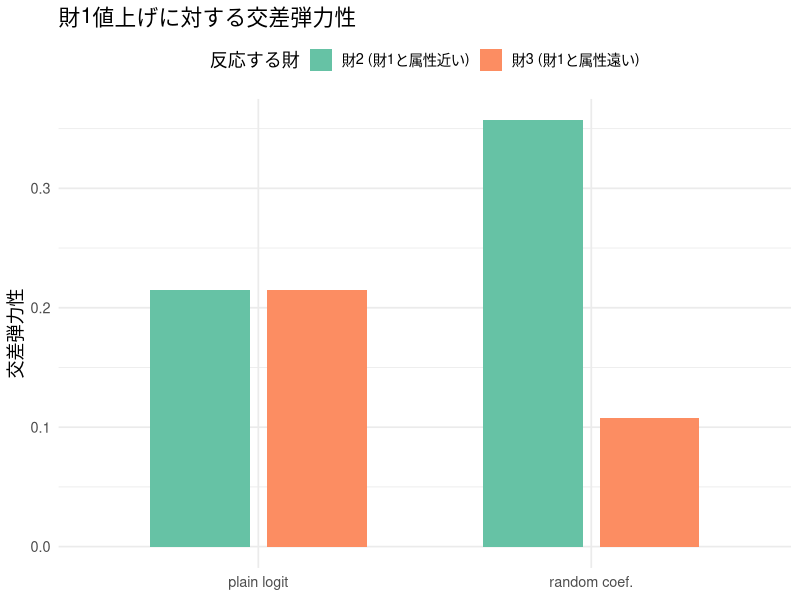
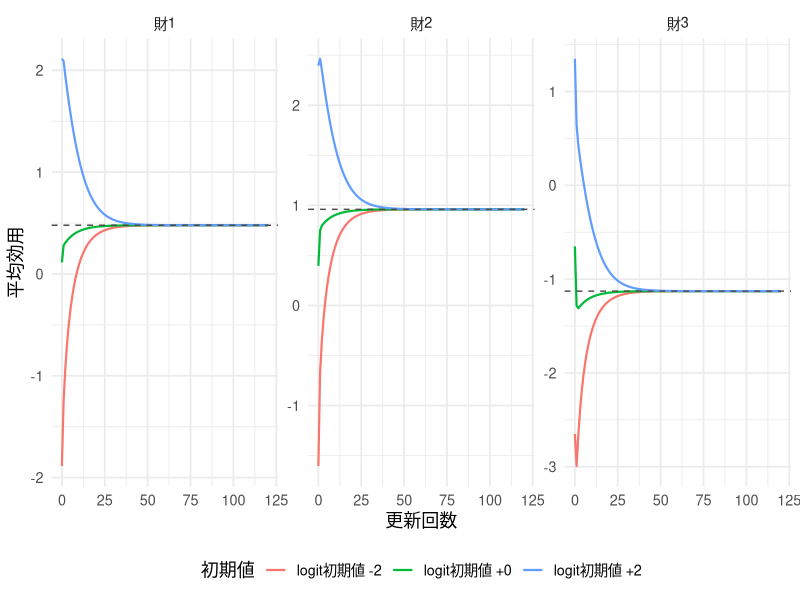
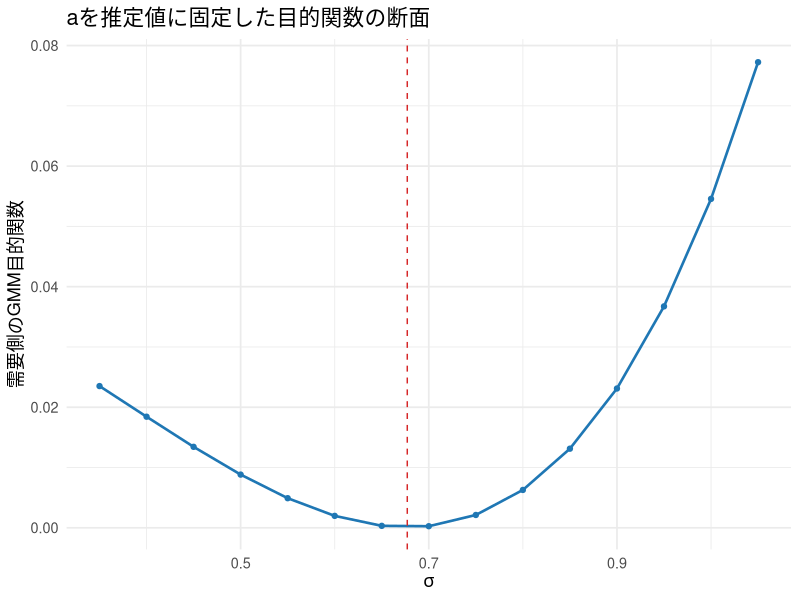
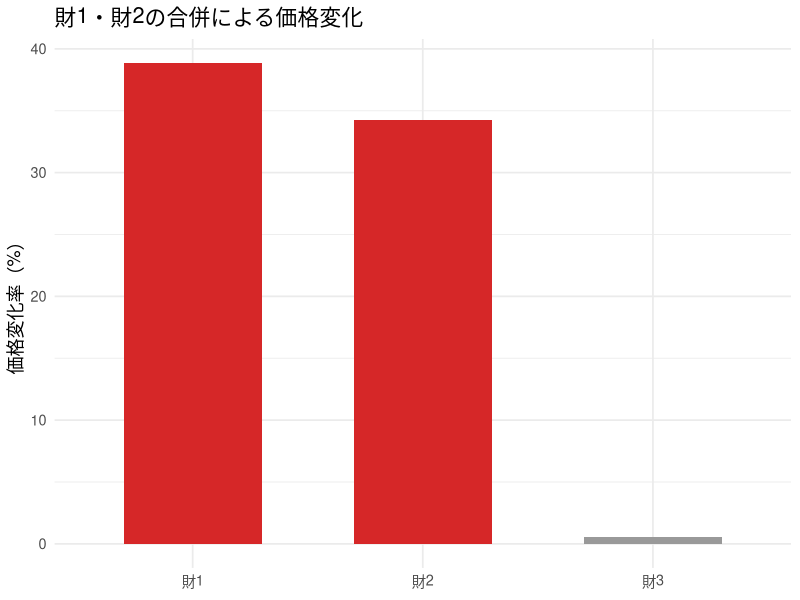

The R source for these figures, in order:
## ---- chunk 1
#| include: false
library(ggplot2)
library(dplyr)
library(tidyr)
library(scales)
library(knitr)

set.seed(20264)

theme_lecture <- function() {
  fam <- if (Sys.info()[["sysname"]] == "Darwin") "Hiragino Sans" else ""
  theme_minimal(base_size = 13, base_family = fam)
}
theme_set(theme_lecture())
knitr::opts_chunk$set(fig.align = "center", dpi = 144)
options(scipen = 8)
## ---- chunk 2
# --- モンテカルロ積分でシェアを計算する関数 ---
# nu_x: 個人の属性選好ショック (ns), nu_p: 価格選好ショック (ns)
# 属性 x への好み beta_i = beta_x + sigma_x * nu_x
# 価格係数 alpha_i = exp(abar + sigma_p * nu_p)  （対数正規で正値保証）
sim_shares <- function(x, p, beta0, beta_x, sigma_x, abar, sigma_p, nu_x, nu_p) {
  ns <- length(nu_x)
  J  <- length(x)
  beta_i  <- beta_x + sigma_x * nu_x          # (ns) 属性選好
  alpha_i <- exp(abar + sigma_p * nu_p)       # (ns) 価格係数（正）
  # 効用 v[i,j] = beta0 + beta_i * x_j - alpha_i * p_j
  V <- outer(beta_i, x) - outer(alpha_i, p)   # (ns x J)
  V <- sweep(V, 2, rep(beta0, J), "+")        # 定数項を各財に足す
  eV <- exp(V)
  denom <- 1 + rowSums(eV)                     # outside の効用は 0 -> exp(0)=1
  s_ij <- eV / denom                           # (ns x J) 個人選択確率
  colMeans(s_ij)                               # 集計シェア (J)
}

# 属性: 財1と財2は近い(1.0, 0.9)、財3は離れている(-0.8)
x_char <- c(1.0, 0.9, -0.8)
beta0  <- -1.0
beta_x <- 1.2
alpha_mean_target <- exp(0.2)  # 比較を通じてE[alpha_i]を約1.22に固定
abar_for_sigma <- function(sigma_p) log(alpha_mean_target) - sigma_p^2 / 2
p_base <- c(2.0, 2.1, 1.8)

ns <- 200
nu_x <- rnorm(ns)
nu_p <- rnorm(ns)

# sigma_x = 0 (plain logit) と sigma_x = 1.2 (異質性あり) を比較
s_homog <- sim_shares(x_char, p_base, beta0, beta_x, 0.0, abar_for_sigma(0.0), 0.0, nu_x, nu_p)
s_heter <- sim_shares(x_char, p_base, beta0, beta_x, 1.2, abar_for_sigma(0.6), 0.6, nu_x, nu_p)

data.frame(
  product = c("財1", "財2", "財3"),
  x       = x_char,
  share_homog = round(s_homog, 4),
  share_heter = round(s_heter, 4)
) |> kable(caption = "同質(sigma=0) vs 異質(sigma>0) の集計シェア")
## ---- chunk 3
cross_elast <- function(sigma_x, sigma_p) {
  eps <- 1e-5
  abar_use <- abar_for_sigma(sigma_p)  # 平均価格感応度を固定して分散だけ変える
  s0 <- sim_shares(x_char, p_base, beta0, beta_x, sigma_x, abar_use, sigma_p, nu_x, nu_p)
  E  <- matrix(0, 3, 3)
  for (k in 1:3) {
    p_up <- p_base; p_up[k] <- p_up[k] + eps
    s1 <- sim_shares(x_char, p_up, beta0, beta_x, sigma_x, abar_use, sigma_p, nu_x, nu_p)
    # eta[j,k] = (ds_j/dp_k) * p_k / s_j
    E[, k] <- (s1 - s0) / eps * p_base[k] / s0
  }
  dimnames(E) <- list(paste0("財", 1:3), paste0("値上げ:財", 1:3))
  round(E, 3)
}

E_homog <- cross_elast(0.0, 0.0)
E_heter <- cross_elast(1.2, 0.6)
## ---- chunk 4
kable(E_homog, caption = "plain logit の弾力性行列（列=どの財を値上げしたか）")
## ---- chunk 5
kable(E_heter, caption = "random coefficient logit の弾力性行列")
## ---- chunk 6
#| fig-cap: "財1を値上げしたときの他財の反応。plain logit では財2・財3が同率、RC では属性の近い財2が強く反応する。"
df_plot <- data.frame(
  responder = rep(c("財2 (財1と属性近い)", "財3 (財1と属性遠い)"), 2),
  model     = rep(c("plain logit", "random coef."), each = 2),
  elasticity = c(E_homog[2, 1], E_homog[3, 1], E_heter[2, 1], E_heter[3, 1])
)
ggplot(df_plot, aes(model, elasticity, fill = responder)) +
  geom_col(position = position_dodge(width = 0.7), width = 0.6) +
  scale_fill_brewer(palette = "Set2") +
  labs(title = "財1値上げに対する交差弾力性",
       x = NULL, y = "交差弾力性", fill = "反応する財") +
  theme(legend.position = "top")
## ---- chunk 7
# 個人の価格係数は正。nu はどの計算でも同じ積分点を使う。
rc_probs <- function(p, quality, a, sigma, nu) {
  alpha <- exp(a + sigma * nu)
  v <- sweep(-outer(alpha, p), 2, quality, "+")
  vmax <- pmax(0, apply(v, 1, max))
  ev <- exp(v - vmax)
  ev / (exp(-vmax) + rowSums(ev))
}
rc_market <- function(p, quality, a, sigma, nu) {
  prob <- rc_probs(p, quality, a, sigma, nu)
  alpha <- exp(a + sigma * nu)
  jac <- crossprod(prob, prob * alpha) / length(nu)
  diag(jac) <- diag(jac) - colMeans(prob * alpha)
  list(s = colMeans(prob), jac = jac)
}
owner_matrix <- function(groups) outer(groups, groups, "==") * 1
markup_at <- function(p, groups, quality, a, sigma, nu) {
  demand <- rc_market(p, quality, a, sigma, nu)
  Delta <- -owner_matrix(groups) * t(demand$jac)
  as.vector(solve(Delta, demand$s))
}
solve_prices <- function(mc, groups, quality, a, sigma, nu,
                         p_init = mc + 1, tol = 1e-10, maxit = 2000) {
  p <- p_init
  for (it in seq_len(maxit)) {
    target <- mc + markup_at(p, groups, quality, a, sigma, nu)
    err <- max(abs(target - p))
    if (err < tol) return(list(p = p, iterations = it, error = err))
    p <- 0.5 * p + 0.5 * target
  }
  stop("価格の反復が収束しなかった")
}
# 複数市場の確率をまとめて計算。各積分点について市場を並べ、列は商品。
rc_all <- function(delta, price, a, sigma, nu, slopes = TRUE) {
  nt <- nrow(price); nj <- ncol(price); nr <- length(nu)
  mean_alpha <- exp(a + sigma^2 / 2)
  deviation <- exp(a + sigma * nu) - mean_alpha
  v <- matrix(0, nt * nr, nj)
  for (j in seq_len(nj)) {
    v[, j] <- rep(delta[, j], nr) -
      rep(price[, j], nr) * rep(deviation, each = nt)
  }
  vmax <- pmax(0, v[, 1])
  for (j in 2:nj) vmax <- pmax(vmax, v[, j])
  ev <- exp(v - vmax)
  prob <- ev / (exp(-vmax) + rowSums(ev))
  share <- matrix(0, nt, nj)
  own_slope <- matrix(0, nt, nj)
  alpha <- rep(exp(a + sigma * nu), each = nt)
  for (j in seq_len(nj)) {
    share[, j] <- rowMeans(matrix(prob[, j], nt, nr))
    if (slopes) own_slope[, j] <- -rowMeans(matrix(
      alpha * prob[, j] * (1 - prob[, j]), nt, nr))
  }
  list(share = share, own_slope = own_slope)
}
invert_shares <- function(S_obs, price, a, sigma, nu,
                          tol = 1e-9, maxit = 2000) {
  delta <- log(S_obs) - log(1 - rowSums(S_obs))
  for (it in seq_len(maxit)) {
    predicted <- rc_all(delta, price, a, sigma, nu, slopes = FALSE)$share
    correction <- log(S_obs) - log(predicted)
    delta <- delta + correction
    if (max(abs(correction)) < tol) {
      return(list(delta = delta, iterations = it,
                  error = max(abs(correction))))
    }
  }
  stop("シェアの反転が収束しなかった")
}
vec <- function(m) as.vector(t(m))
# その市場の需要を固定したときの1人あたり消費者余剰。
cs_value <- function(p, quality, a, sigma, nu) {
  alpha <- exp(a + sigma * nu)
  v <- sweep(-outer(alpha, p), 2, quality, "+")
  vmax <- pmax(0, apply(v, 1, max))
  inclusive <- vmax + log(exp(-vmax) + rowSums(exp(v - vmax)))
  mean(inclusive / alpha)
}
market_outcomes <- function(p, mc, quality, a, sigma, nu, market_size = 10000) {
  s <- rc_market(p, quality, a, sigma, nu)$s
  c(quantity = market_size * sum(s),
    profit = market_size * sum((p - mc) * s),
    consumer_surplus = market_size * cs_value(p, quality, a, sigma, nu))
}
## ---- chunk 8
set.seed(202604)
J <- 3
Tn <- 120
ns <- 120
# 等間隔の確率に対応する標準正規分布の分位点。毎回引き直さない。
nu <- qnorm((seq_len(ns) - 0.5) / ns)
theta_true <- c(beta0 = 3.5, beta_x = 1.2, a = 0.2, sigma = 0.7,
                gamma0 = -0.1, gamma_x = 0.15, gamma_w = 0.6)
x <- matrix(runif(Tn * J, -1, 1), Tn, J)
w <- matrix(runif(Tn * J, -1.2, 1.2), Tn, J)
xi_true <- matrix(rnorm(Tn * J, 0, 0.18), Tn, J)
omega_true <- matrix(rnorm(Tn * J, 0, 0.08), Tn, J)
quality_true <- theta_true["beta0"] + theta_true["beta_x"] * x + xi_true
mc_true <- exp(theta_true["gamma0"] + theta_true["gamma_x"] * x +
                 theta_true["gamma_w"] * w + omega_true)
groups_pre <- seq_len(J)
price <- S_obs <- matrix(0, Tn, J)
for (tt in seq_len(Tn)) {
  eq <- solve_prices(mc_true[tt, ], groups_pre, quality_true[tt, ],
                     theta_true["a"], theta_true["sigma"], nu)
  price[tt, ] <- eq$p
  S_obs[tt, ] <- rc_market(eq$p, quality_true[tt, ],
                          theta_true["a"], theta_true["sigma"], nu)$s
}
## ---- chunk 9
data_summary <- data.frame(
  variable = c("価格", "商品シェア", "外部選択肢シェア"),
  minimum = c(min(price), min(S_obs), min(1 - rowSums(S_obs))),
  maximum = c(max(price), max(S_obs), max(1 - rowSums(S_obs))))
knitr::kable(data_summary, digits = 3,
             col.names = c("変数", "最小値", "最大値"))
## ---- chunk 10
truth_inversion <- invert_shares(S_obs, price,
  theta_true["a"], theta_true["sigma"], nu)
delta_true <- quality_true - exp(theta_true["a"] + theta_true["sigma"]^2 / 2) * price
inversion_check <- data.frame(
  check = c("平均効用の回収誤差", "シェアの再現誤差"),
  error = c(max(abs(truth_inversion$delta - delta_true)),
    max(abs(rc_all(truth_inversion$delta, price,
      theta_true["a"], theta_true["sigma"], nu)$share - S_obs))))
knitr::kable(inversion_check, digits = 10,
             col.names = c("確認項目", "最大絶対誤差"))
stopifnot(all(inversion_check$error < 1e-6))
## ---- chunk 11
#| fig-cap: "三通りの初期値から平均効用を同時更新する。各商品の値は同じ固定点（破線）へ近づく。"
trace_market <- 1
trace_price <- price[trace_market, , drop = FALSE]
trace_share <- S_obs[trace_market, , drop = FALSE]
trace_base <- log(trace_share) - log(1 - sum(trace_share))
trace_steps <- 120
trace_offsets <- c(-2, 0, 2)
trace_paths <- lapply(seq_along(trace_offsets), function(h) {
  d <- trace_base + trace_offsets[h]
  path <- matrix(NA_real_, trace_steps + 1, J)
  path[1, ] <- d
  for (n in seq_len(trace_steps)) {
    predicted <- rc_all(d, trace_price, theta_true["a"],
      theta_true["sigma"], nu, slopes = FALSE)$share
    d <- d + log(trace_share) - log(predicted)
    path[n + 1, ] <- d
  }
  data.frame(iteration = rep(0:trace_steps, J),
    product = rep(paste0("財", seq_len(J)), each = trace_steps + 1),
    delta = as.vector(path),
    initial = paste0("logit初期値 ", sprintf("%+g", trace_offsets[h])))
})
trace_df <- do.call(rbind, trace_paths)
trace_target <- data.frame(product = paste0("財", seq_len(J)),
  target = as.vector(delta_true[trace_market, ]))
ggplot(trace_df, aes(iteration, delta, color = initial)) +
  geom_line(linewidth = 0.75) +
  geom_hline(data = trace_target, aes(yintercept = target),
    inherit.aes = FALSE, linetype = "dashed", color = "grey30") +
  facet_wrap(~product, nrow = 1, scales = "free_y") +
  labs(x = "更新回数", y = "平均効用", color = "初期値") +
  theme(legend.position = "bottom")
## ---- chunk 12
X_d <- cbind(constant = 1, x = vec(x))
N <- nrow(X_d)
# 固定した価格係数の分布の下で、平均係数と残差をOLSで求める。
linear_ols <- function(y, X) {
  fit <- lm.fit(x = X, y = y)
  list(coef = as.vector(fit$coefficients),
       residual = as.vector(fit$residuals))
}
## ---- chunk 13
# 自財の費用変数と競合財の属性・費用変数を需要側のIVに使う。
rival_x <- rowSums(x) - x
rival_w <- rowSums(w) - w
Z_d <- cbind(X_d, w = vec(w), w2 = vec(w)^2,
              rival_x = vec(rival_x), rival_w = vec(rival_w))
W_d <- solve(crossprod(Z_d) / N)
scale_d <- 1
## ---- chunk 14
gmm_fit <- function(par) {
  a <- par[1]; sigma <- par[2]
  inverted <- invert_shares(S_obs, price, a, sigma, nu)
  delta <- inverted$delta
  mean_alpha <- exp(a + sigma^2 / 2)
  # step 2: delta + E[alpha]*p を定数と属性にOLSで回帰する。
  demand <- linear_ols(vec(delta + mean_alpha * price), X_d)
  # step 3: OLS残差とIVのモーメントで、この候補を評価する。
  g <- crossprod(Z_d, demand$residual) / N
  Qd <- as.numeric(t(g) %*% W_d %*% g)
  fit <- list(par = setNames(par, c("a", "sigma")), beta = demand$coef,
              delta = delta, xi = demand$residual, Qd = Qd,
              Q = Qd / scale_d, inversion_error = inverted$error)
  fit
}
# 開始点を複数試し、目的関数が最も小さい結果を使う。
estimate_model <- function() {
  starts <- list(c(0.1, 0.4), c(0.4, 0.9))
  runs <- lapply(starts, function(initial) {
    optim(initial, function(par) gmm_fit(par)$Q,
          method = "L-BFGS-B", lower = c(-0.4, 0.05), upper = c(1, 1.3),
          control = list(factr = 1e7, pgtol = 1e-7))
  })
  best <- runs[[which.min(sapply(runs, function(z) z$value))]]
  result <- gmm_fit(best$par)
  result$convergence <- best$convergence
  result
}
fit_d <- estimate_model()
## ---- chunk 15
point_estimates <- data.frame(
  parameter = c("beta0", "beta_x", "a", "sigma", "mean_alpha"),
  truth = c(theta_true[c("beta0", "beta_x", "a", "sigma")],
    exp(theta_true["a"] + theta_true["sigma"]^2 / 2)),
  estimated = c(fit_d$beta, fit_d$par, exp(fit_d$par[1] + fit_d$par[2]^2 / 2)))
knitr::kable(point_estimates, digits = 3,
             col.names = c("パラメータ", "真値", "推定値"))
stopifnot(fit_d$convergence == 0)
## ---- chunk 16
#| fig-cap: "破線は推定したσ。各点でシェア反転とOLSを行い、残差とIVのモーメントを評価している。"
sigma_grid <- seq(0.35, 1.05, length.out = 15)
objective_slice <- data.frame(sigma = sigma_grid,
  Q = sapply(sigma_grid, function(s) gmm_fit(c(fit_d$par[1], s))$Q))
ggplot(objective_slice, aes(sigma, Q)) +
  geom_line(color = "#1f77b4", linewidth = 0.9) +
  geom_point(color = "#1f77b4") +
  geom_vline(xintercept = fit_d$par[2], color = "#d62728", linetype = "dashed") +
  labs(x = expression(sigma), y = "需要側のGMM目的関数",
       title = "aを推定値に固定した目的関数の断面")
## ---- chunk 17
cluster_se <- function(fit) {
  qd <- ncol(Z_d)
  G <- matrix(0, qd, 4)
  G[, 1:2] <- -crossprod(Z_d, X_d) / N
  h <- 1e-4
  for (k in 1:2) {
    upper <- lower <- fit$par
    upper[k] <- upper[k] + h; lower[k] <- lower[k] - h
    fit_upper <- gmm_fit(upper); fit_lower <- gmm_fit(lower)
    y_upper <- fit_upper$delta + exp(upper[1] + upper[2]^2 / 2) * price
    y_lower <- fit_lower$delta + exp(lower[1] + lower[2]^2 / 2) * price
    G[, k + 2] <- crossprod(Z_d, vec(y_upper - y_lower)) / (2 * h * N)
  }
  moments <- Z_d * fit$xi
  clustered <- rowsum(moments, rep(seq_len(Tn), each = J))
  clustered <- sweep(clustered, 2, colMeans(clustered), "-")
  Vg <- crossprod(clustered) / N^2 * Tn / (Tn - 1)
  bread <- solve(t(G) %*% W_d %*% G)
  V <- bread %*% t(G) %*% W_d %*% Vg %*% W_d %*% G %*% bread
  list(se = sqrt(diag(V)), vcov = V)
}
inference_d <- cluster_se(fit_d)
mean_alpha_d <- exp(fit_d$par[1] + fit_d$par[2]^2 / 2)
gradient_mean <- c(0, 0, mean_alpha_d, mean_alpha_d * fit_d$par[2])
se_mean_alpha <- sqrt(as.numeric(t(gradient_mean) %*% inference_d$vcov %*% gradient_mean))
demand_parameters <- data.frame(
  parameter = c("beta0", "beta_x", "a", "sigma", "mean_alpha"),
  truth = c(theta_true[c("beta0", "beta_x", "a", "sigma")],
              exp(theta_true["a"] + theta_true["sigma"]^2 / 2)),
  estimated = c(fit_d$beta, fit_d$par, mean_alpha_d),
  std_error = c(inference_d$se, se_mean_alpha))
knitr::kable(demand_parameters, digits = 3,
             col.names = c("パラメータ", "真値", "推定値", "標準誤差"),
             caption = "需要パラメータと市場クラスタ標準誤差")
## ---- chunk 18
# 第一市場の観測価格と、推定で反転した効用を使う。
p_pre <- price[1, ]
a_d <- fit_d$par[1]; sigma_d <- fit_d$par[2]
quality_d <- fit_d$delta[1, ] + exp(a_d + sigma_d^2 / 2) * p_pre
mc_d <- p_pre - markup_at(p_pre, groups_pre, quality_d, a_d, sigma_d, nu)
groups_post <- c(1, 1, 3)
eq_merger <- solve_prices(mc_d, groups_post, quality_d, a_d, sigma_d, nu, p_pre)
p_merger <- eq_merger$p
s_pre <- rc_market(p_pre, quality_d, a_d, sigma_d, nu)$s
s_merger <- rc_market(p_merger, quality_d, a_d, sigma_d, nu)$s
merger_tbl <- data.frame(product = paste0("財", seq_len(J)),
  cost = mc_d, price_pre = p_pre, price_post = p_merger,
  price_change_pct = 100 * (p_merger / p_pre - 1),
  quantity_pre = 10000 * s_pre, quantity_post = 10000 * s_merger,
  profit_pre = 10000 * (p_pre - mc_d) * s_pre,
  profit_post = 10000 * (p_merger - mc_d) * s_merger)
outcomes_merger <- data.frame(
  outcome = c("販売数量の合計", "企業利潤の合計", "消費者余剰"),
  before = market_outcomes(p_pre, mc_d, quality_d, a_d, sigma_d, nu),
  after = market_outcomes(p_merger, mc_d, quality_d, a_d, sigma_d, nu))
outcomes_merger$change <- outcomes_merger$after - outcomes_merger$before
jac_pre <- rc_market(p_pre, quality_d, a_d, sigma_d, nu)$jac
diversion12 <- -jac_pre[2, 1] / jac_pre[1, 1]
upp1 <- diversion12 * (p_pre[2] - mc_d[2])
## ---- chunk 19
cost_check <- data.frame(product = merger_tbl$product,
  truth = mc_true[1, ], recovered = mc_d)
knitr::kable(cost_check, digits = 3,
             col.names = c("商品", "限界費用の真値", "需要推定から逆算"))
knitr::kable(merger_tbl[, c("product", "price_pre", "price_post", "price_change_pct")],
  digits = 3, col.names = c("商品", "合併前価格", "合併後価格", "変化率（%）"))
stopifnot(all(mc_d > 0), eq_merger$error < 1e-6)
## ---- chunk 20
#| fig-cap: "赤が合併当事者。限界費用は固定している。"
ggplot(merger_tbl, aes(product, price_change_pct,
                        fill = product %in% c("財1", "財2"))) +
  geom_col(width = 0.6, show.legend = FALSE) +
  scale_fill_manual(values = c("FALSE" = "grey60", "TRUE" = "#d62728")) +
  labs(title = "財1・財2の合併による価格変化", x = NULL, y = "価格変化率（%）")
## ---- chunk 21
knitr::kable(merger_tbl[, c("product", "quantity_pre", "quantity_post", "profit_pre", "profit_post")],
  digits = 1, col.names = c("商品", "合併前数量", "合併後数量", "合併前利潤", "合併後利潤"))
knitr::kable(outcomes_merger, row.names = FALSE, digits = 1,
  col.names = c("指標", "合併前", "合併後", "変化"))
## ---- chunk 22
knitr::kable(data.frame(
  indicator = c("財1から財2へのdiversion ratio", "財1のUPP（費用削減なし）"),
  value = c(diversion12, upp1)), digits = 3,
  col.names = c("指標", "値"))
